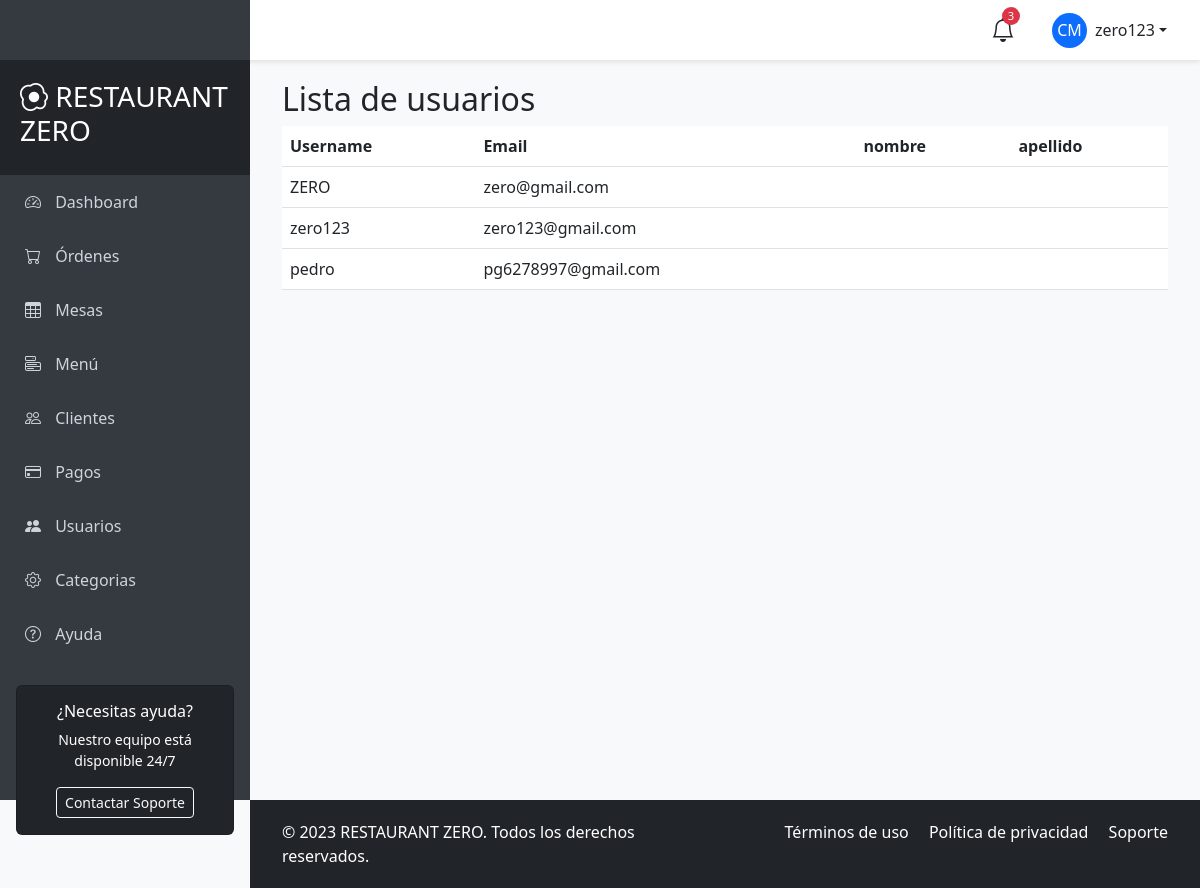
Screenshot of /accounts/users/ (signed in) with the database file from the repository.
### apps/accounts/models.py (models this page shows)
class AppUser(AbstractUser):
    pass

### apps/accounts/views.py (the view)
# urls.py: path('users/', views.UserListView.as_view(), name='user_list'),
class UserListView(LoginRequiredMixin, ListView):
    login_url = 'accounts:login'
    model = AppUser
    template_name = 'accounts/user_list.html'
    context_object_name = 'users'

### templates/accounts/user_list.html
{% extends 'main/base_user.html' %}
{% block content %}
  <h2>Lista de usuarios</h2>
  <table class="table">
    <thead>
      <tr>
        <th>Username</th>
        <th>Email</th>
        <th>nombre</th>
        <th>apellido</th>
      </tr>
    </thead>
    <tbody>
      {% for user in users %}
      <tr>
        <td>{{ user.username }}</td>
        <td>{{ user.email }}</td>
        <td>{{ user.first_name }}</td>
        <td>{{ user.last_name }}</td>
      </tr>
      {% endfor %}
    </tbody>
    </table>
{% endblock %}

### templates/main/base_user.html (shortened to what this page needs)
<!DOCTYPE html>
<html lang="es">
<head>
    <link href="https://cdn.jsdelivr.net/npm/bootstrap@5.3.0/dist/css/bootstrap.min.css" rel="stylesheet">
    <link rel="stylesheet" href="https://cdn.jsdelivr.net/npm/bootstrap-icons@1.10.0/font/bootstrap-icons.css">
</head>
<body>
    <nav id="sidebar">
        <div class="sidebar-header">
            <h3><i class="bi bi-egg-fried"></i> RESTAURANT ZERO</h3>
        </div>
        <ul class="list-unstyled">
            <li class="active"><a href="#"><i class="bi bi-speedometer2"></i> Dashboard</a></li>
            <li><a href="{% url 'ordenes:ordenes_list' %}"><i class="bi bi-cart"></i> Órdenes</a></li>
            <li><a href="{% url 'ordenes:mesas_list' %}"><i class="bi bi-table"></i> Mesas</a></li>
            <li><a href="{% url 'platillos:platillos_list' %}"><i class="bi bi-menu-button"></i> Menú</a></li>
            <li><a href="#"><i class="bi bi-people"></i> Clientes</a></li>
            <li><a href="{% url 'ordenes:pagos_list' %}"><i class="bi bi-credit-card"></i> Pagos</a></li>
            <li><a href="{% url 'accounts:user_list' %}"><i class="bi bi-people-fill"></i> Usuarios</a> </li>
            <li><a href="{% url 'platillos:categoria_list' %}"><i class="bi bi-gear"></i> Categorias</a></li>
            <li><a href="#"><i class="bi bi-question-circle"></i> Ayuda</a></li>
        </ul>
        <div class="px-3 mt-4">
            <div class="card bg-dark text-white">
                <div class="card-body text-center">
                    <h6>¿Necesitas ayuda?</h6>
                    <p class="small">Nuestro equipo está disponible 24/7</p>
                    <button class="btn btn-sm btn-outline-light">Contactar Soporte</button>
                </div>
            </div>
        </div>
    </nav>
    <header id="header" class="d-flex align-items-center justify-content-between">
        <button type="button" id="sidebarCollapse" class="btn">
        </button>
        <div class="d-flex align-items-center">
            <div class="position-relative me-4">
                <i class="bi bi-bell fs-4"></i>
                <span class="notification-badge">3</span>
            </div>
            <div class="dropdown">
                <button class="btn dropdown-toggle d-flex align-items-center" type="button" id="userDropdown" data-bs-toggle="dropdown" aria-expanded="false">
                    <div class="rounded-circle bg-primary d-flex align-items-center justify-content-center me-2" style="width: 35px; height: 35px;">
                        <span class="text-white">CM</span>
                    </div>
                    {{ request.user.username }}
                </button>
            </div>
        </div>
    </header>
    <div id="content">
        <div class="container-fluid">
            {% block content %}
            {% endblock %}
        </div>
    </div>
    <footer id="footer" class="bg-dark text-white">
        <div class="container-fluid">
            <div class="row">
                <div class="col-md-6">
                    <p class="mb-0">&copy; 2023 RESTAURANT ZERO. Todos los derechos reservados.</p>
                </div>
                <div class="col-md-6 text-md-end">
                    <p class="mb-0">
                        <a href="#" class="text-white text-decoration-none me-3">Términos de uso</a>
                        <a href="#" class="text-white text-decoration-none me-3">Política de privacidad</a>
                        <a href="#" class="text-white text-decoration-none">Soporte</a>
                    </p>
                </div>
            </div>
        </div>
    </footer>
</body>
</html>

### templates/main/base_user.html (style rules this page uses)
:root { --primary-color: #dc3545; --secondary-color: #ffc107; --sidebar-width: 250px; --header-height: 60px; }
body { font-family: 'Segoe UI', Tahoma, Geneva, Verdana, sans-serif; background-color: #f8f9fa; overflow-x: hidden; }
#sidebar { height: 100vh; width: var(--sidebar-width); position: fixed; top: 0; left: 0; background-color: #343a40; color: white; padding-top: var(--header-height); transition: all 0.3s; z-index: 1000; }
#sidebar .sidebar-header { padding: 20px; background-color: #212529; }
#sidebar ul li a { padding: 15px 25px; display: block; color: #ced4da; text-decoration: none; transition: all 0.3s; }
#sidebar ul li a i { margin-right: 10px; width: 20px; text-align: center; }
#header { height: var(--header-height); position: fixed; top: 0; left: 0; right: 0; background-color: white; box-shadow: 0 2px 5px rgba(0,0,0,0.1); z-index: 900; padding: 0 20px; }
#sidebarCollapse { background: transparent; border: none; color: var(--primary-color); font-size: 1.5rem; }
#content { margin-left: var(--sidebar-width); padding: 20px; padding-top: calc(var(--header-height) + 20px); transition: all 0.3s; min-height: 100vh; }
#footer { background-color: #343a40; color: white; padding: 20px; margin-left: var(--sidebar-width); transition: all 0.3s; }
.notification-badge { position: absolute; top: -5px; right: -5px; background-color: var(--primary-color); color: white; border-radius: 50%; width: 18px; height: 18px; font-size: 0.7rem; display: flex; align-items: center; justify-content: center; }

### rows the page displays
AppUser: user.username "zero123", username "zero123", email "zero123@gmail.com"
AppUser: username "ZERO", email "zero@gmail.com"
AppUser: username "pedro", email "pg6278997@gmail.com"
